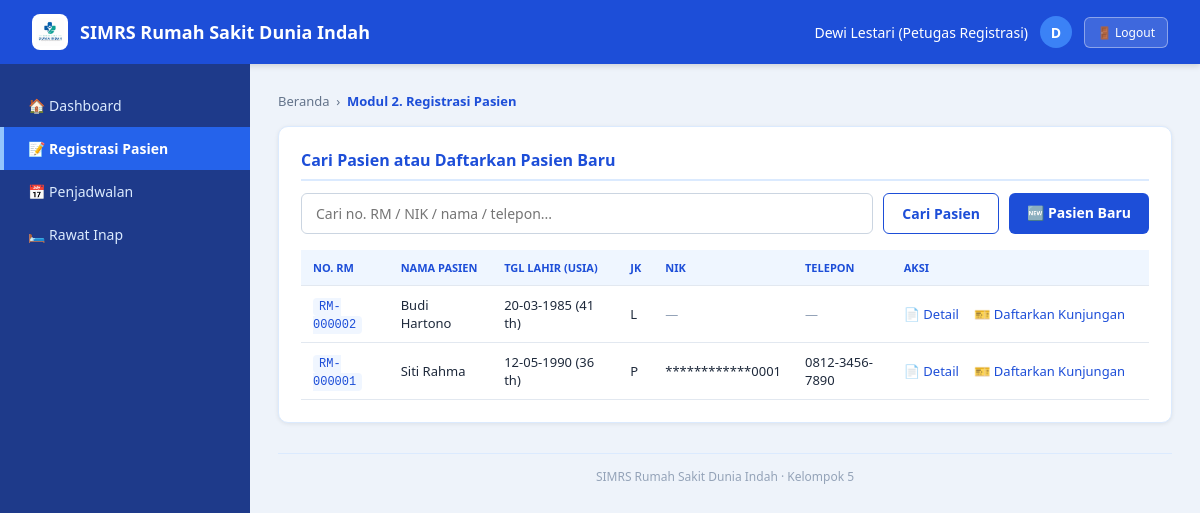
/simrs/modules/registration/index.php (signed in), run on the app's committed database.
### tables this page shows
CREATE TABLE `patients` (
  `patient_id` int(10) UNSIGNED NOT NULL,
  `no_rm` varchar(20) NOT NULL,
  `nik` varchar(20) DEFAULT NULL,
  `nama_pasien` varchar(150) NOT NULL,
  `tanggal_lahir` date NOT NULL,
  `jenis_kelamin` char(1) NOT NULL,
  `alamat` text DEFAULT NULL,
  `telepon` varchar(20) DEFAULT NULL,
  `created_at` datetime NOT NULL DEFAULT current_timestamp(),
  `created_by` int(10) UNSIGNED NOT NULL,
  `updated_at` datetime DEFAULT NULL ON UPDATE current_timestamp()
);

### simrs/includes/functions.php (called while the page is built, shortened)
<?php
function e(mixed $value): string
{
    return htmlspecialchars((string) $value, ENT_QUOTES | ENT_SUBSTITUTE, 'UTF-8');
}
function url(string $path = ''): string
{
    return BASE_URL . '/' . ltrim($path, '/');
}

### simrs/includes/permissions.php (called while the page is built, shortened)
<?php
function can(string $permissionCode): bool
{
    return isset($_SESSION['perms'][$permissionCode]);
}

### simrs/config/database.php (called while the page is built, shortened)
<?php
function db(): PDO
{
    static $pdo = null;
    if ($pdo instanceof PDO) {
        return $pdo;
    }
    $dsn = sprintf(
        'mysql:host=%s;port=%s;dbname=%s;charset=%s',
        DB_HOST,
        DB_PORT,
        DB_NAME,
        DB_CHARSET
    );
    try {
        $pdo = new PDO($dsn, DB_USER, DB_PASS, [
            PDO::ATTR_ERRMODE            => PDO::ERRMODE_EXCEPTION,
            PDO::ATTR_DEFAULT_FETCH_MODE => PDO::FETCH_ASSOC,
            PDO::ATTR_EMULATE_PREPARES   => false,
        ]);
    } catch (PDOException $e) {
        error_log('Koneksi database gagal: ' . $e->getMessage());
        http_response_code(500);
        exit('Koneksi database gagal. Pastikan MySQL di XAMPP sudah berjalan dan pengaturan di config/database.php benar.');
    }
    return $pdo;
}

### simrs/includes/registration.php (called while the page is built, shortened)
<?php
function reg_mask_nik(?string $nik): string
{
    return str_repeat('*', max(0, strlen($nik) - 4)) . substr($nik, -4);
}
function reg_age(string $dob): int
{
    try {
        return (new DateTimeImmutable($dob))->diff(new DateTimeImmutable('today'))->y;
    } catch (Exception $ex) {
        return 0;
    }
}
function reg_date_id(?string $ymd): string
{
    $t = strtotime($ymd);
    return $t === false ? '' : date('d-m-Y', $t);
}
function reg_search_patients(string $q, int $page, int $perPage): array
{
    $where  = '';
    $params = [];
    $count = db()->prepare('SELECT COUNT(*) FROM patients' . $where);
    $count->execute();
    $total = (int) $count->fetchColumn();
    $stmt = db()->prepare(
        'SELECT patient_id, no_rm, nik, nama_pasien, tanggal_lahir, jenis_kelamin, telepon
           FROM patients' . $where . ' ORDER BY patient_id DESC LIMIT :lim OFFSET :off'
    );
    $stmt->bindValue(':lim', $perPage, PDO::PARAM_INT);
    $stmt->bindValue(':off', ($page - 1) * $perPage, PDO::PARAM_INT);
    $stmt->execute();
    return [$stmt->fetchAll(), $total];
}

### simrs/modules/registration/index.php (the view, shortened to what this page needs)
<?php
require_once APP_ROOT . '/includes/registration.php';
$q       = mb_substr(trim((string) ($_GET['q'] ?? '')), 0, 100);
$page    = max(1, (int) ($_GET['page'] ?? 1));
$perPage = 15;
[$rows, $total] = reg_search_patients($q, $page, $perPage);
require APP_ROOT . '/includes/layout_header.php';
?>
<div class="card">
  <h2>Cari Pasien atau Daftarkan Pasien Baru</h2>
  <form method="get" action="<?= e(url('modules/registration/index.php')) ?>" class="toolbar">
    <input type="text" name="q" value="<?= e($q) ?>" placeholder="Cari no. RM / NIK / nama / telepon..." autofocus>
    <button type="submit" class="btn btn-outline">Cari Pasien</button>
    <?php if (can('registration.create')): ?>
      <a class="btn btn-primary" href="<?= e(url('modules/registration/patient_form.php')) ?>">🆕 Pasien Baru</a>
    <?php endif; ?>
  </form>
  <div class="table-wrap">
    <table>
      <tr>
        <th>No. RM</th><th>Nama Pasien</th><th>Tgl Lahir (Usia)</th><th>JK</th><th>NIK</th><th>Telepon</th><th>Aksi</th>
      </tr>
      <?php foreach ($rows as $p): ?>
        <tr>
          <td><code class="k"><?= e($p['no_rm']) ?></code></td>
          <td><?= e($p['nama_pasien']) ?></td>
          <td><?= e(reg_date_id($p['tanggal_lahir'])) ?> (<?= e(reg_age($p['tanggal_lahir'])) ?> th)</td>
          <td><?= e($p['jenis_kelamin']) ?></td>
          <td><?= $p['nik'] ? e(reg_mask_nik($p['nik'])) : '<span class="muted">&mdash;</span>' ?></td>
          <td><?= $p['telepon'] ? e($p['telepon']) : '<span class="muted">&mdash;</span>' ?></td>
          <td class="aksi">
            <a class="action-link" href="<?= e(url('modules/registration/patient.php?id=' . (int) $p['patient_id'])) ?>">📄 Detail</a>
            <?php if (can('registration.create')): ?>
              <a class="action-link" href="<?= e(url('modules/registration/visit_form.php?patient_id=' . (int) $p['patient_id'])) ?>">🎫 Daftarkan Kunjungan</a>
            <?php endif; ?>
          </td>
        </tr>
      <?php endforeach; ?>
    </table>
  </div>
</div>
<?php require APP_ROOT . '/includes/layout_footer.php'; ?>

### simrs/assets/css/app.css (style rules this page uses)
:root { --biru-utama: #1d4ed8; --biru-tua: #1e3a8a; --biru-hover: #1e40af; --biru-muda: #eff6ff; --biru-garis: #dbeafe; --latar: #eef3fa; --teks: #1e293b; --teks-redup: #64748b; }
* { margin: 0; padding: 0; box-sizing: border-box; font-family: 'Segoe UI', Arial, sans-serif; }
body { background: var(--latar); color: var(--teks); }
.btn { padding: 10px 18px; border: none; border-radius: 6px; cursor: pointer; font-size: 14px; font-weight: 600; }
.btn-primary { background: var(--biru-utama); color: #fff; }
.btn-outline { background: #fff; color: var(--biru-utama); border: 1px solid var(--biru-utama); }
.card { background: #fff; border-radius: 10px; padding: 22px; margin-bottom: 22px; border: 1px solid var(--biru-garis); box-shadow: 0 1px 4px rgba(0, 0, 0, 0.08); }
.card h2 { font-size: 16px; color: var(--biru-utama); border-bottom: 2px solid var(--biru-garis); padding-bottom: 8px; margin-bottom: 12px; }
a.btn { display: inline-block; text-decoration: none; }
.muted { color: #94a3b8; }
code.k { background: #f0f6ff; color: var(--biru-utama); padding: 2px 6px; border-radius: 4px; font-family: 'Consolas', monospace; font-size: 12px; }
.toolbar { display: flex; gap: 10px; margin-bottom: 16px; flex-wrap: wrap; }
.toolbar input[type="text"] { flex: 1; min-width: 180px; padding: 10px 14px; border: 1px solid #cbd5e1; border-radius: 6px; font-size: 14px; }
.table-wrap { overflow-x: auto; }
table { width: 100%; border-collapse: collapse; font-size: 13px; }
th, td { text-align: left; padding: 10px 12px; border-bottom: 1px solid #e2e8f0; vertical-align: middle; }
th { background: var(--biru-muda); color: var(--biru-utama); font-size: 11px; text-transform: uppercase; white-space: nowrap; }
td.aksi { white-space: nowrap; }
.action-link { background: none; border: none; padding: 0; margin-right: 12px; font-size: 13px; color: var(--biru-utama); cursor: pointer; text-decoration: none; }

### data on the page
patients: no_rm "RM-000002", nama_pasien "Budi Hartono", tanggal_lahir "20-03-1985", tanggal_lahir "41", jenis_kelamin "L"
patients: no_rm "RM-000001", nama_pasien "Siti Rahma", tanggal_lahir "12-05-1990", tanggal_lahir "36", jenis_kelamin "P", nik "************0001", telepon "0812-3456-7890"

### other printed values
$user['nama'] "Dewi Lestari"
$peran "Petugas Registrasi"
$inisial "D"
$modul['icon'] "📝"
$modul['label'] "Registrasi Pasien"
$modul['icon'] "📅"
$modul['label'] "Penjadwalan"
$modul['icon'] "🛏️"
$modul['label'] "Rawat Inap"
$breadcrumb "Modul 2. Registrasi Pasien"
